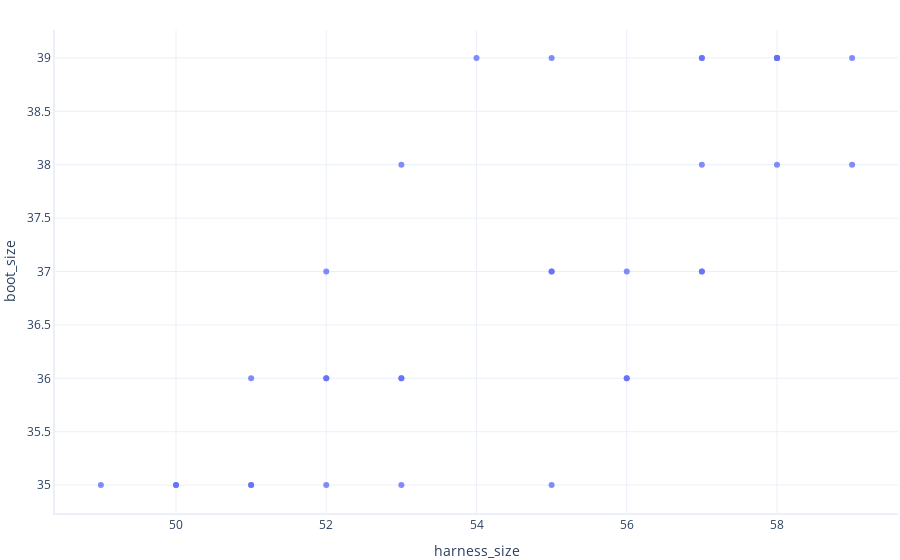

Write notebook code for a chart like this one.
### Markdown cell above
Graphing data is often the easiest way to understand it.

In these exercises, we usually make our graphs using code in a custom file we've created, called graphing.py, which you can look at on our github page.

Here, we'll practice making a graph without this custom code, however.

Lets make a simple graph of harness size versus boot size for our avalanche dogs with smaller feet.

### Code cell
# Load and prepare plotly to create our graphs
import plotly.express
import graphing # this is a custom file you can find in our code on github

# Show a graph of harness size by boot size:
plotly.express.scatter(data_smaller_paws, x="harness_size", y="boot_size")

### Figure 1 — Plotly figure (JSON) as saved in the notebook; plotly's stock layout.template omitted (floating-point values rounded to 4 significant figures)
{"data": [{"hovertemplate": "harness_size=%{x}<br>boot_size=%{y}<extra></extra>", "legendgroup": "", "marker": {"color": "#636efa", "symbol": "circle"}, "mode": "markers", "name": "", "orientation": "v", "showlegend": false, "type": "scatter", "x": [58, 58, 52, 58, 57, 52, 55, 53, 49, 56, 53, 58, 56, 51, 50, 59, 55, 50, 52, 53, 54, 56, 55, 57, 53, 57, 57, 55, 51, 52, 58, 57, 51, 59], "xaxis": "x", "y": [39, 38, 37, 39, 38, 35, 37, 36, 35, 36, 38, 39, 36, 36, 35, 38, 37, 35, 36, 35, 39, 37, 35, 39, 36, 37, 37, 39, 35, 36, 39, 39, 35, 39], "yaxis": "y"}], "layout": {"legend": {"tracegroupgap": 0}, "xaxis": {"anchor": "y", "domain": [0, 1], "title": {"text": "harness_size"}}, "yaxis": {"anchor": "x", "domain": [0, 1], "title": {"text": "boot_size"}}}}
